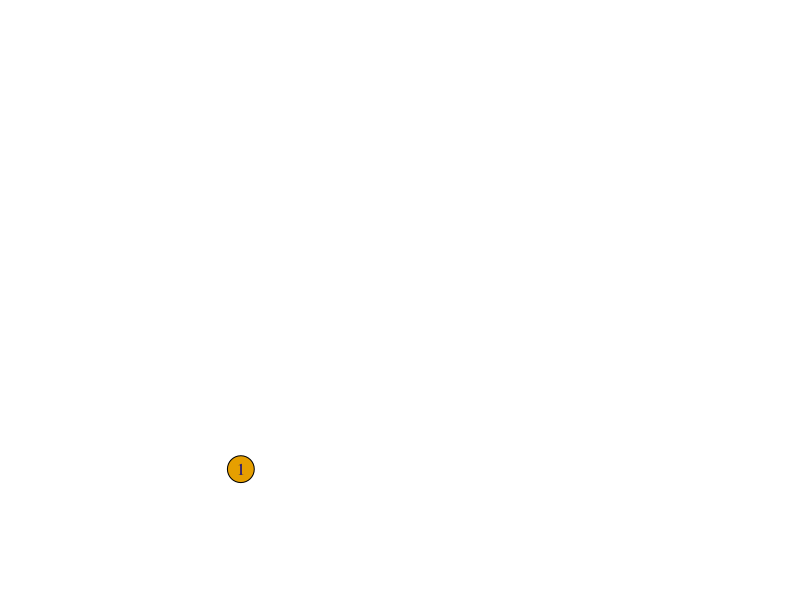
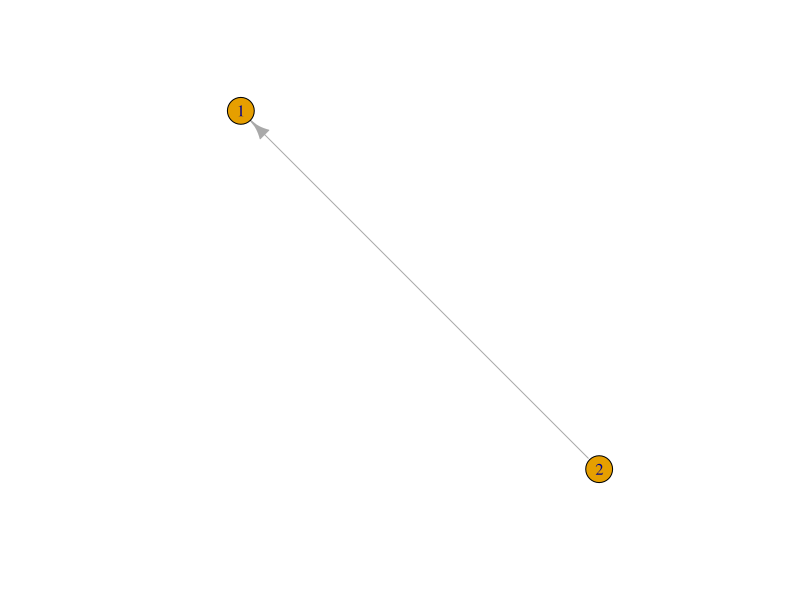
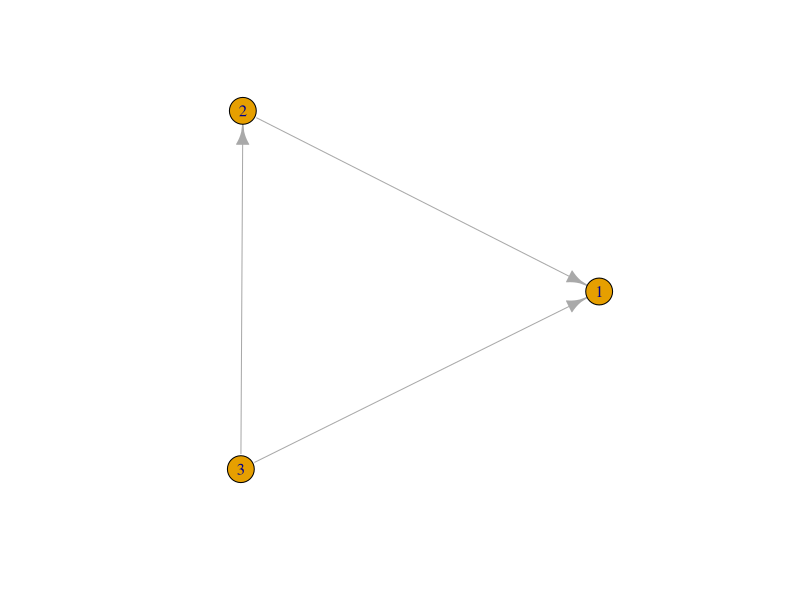
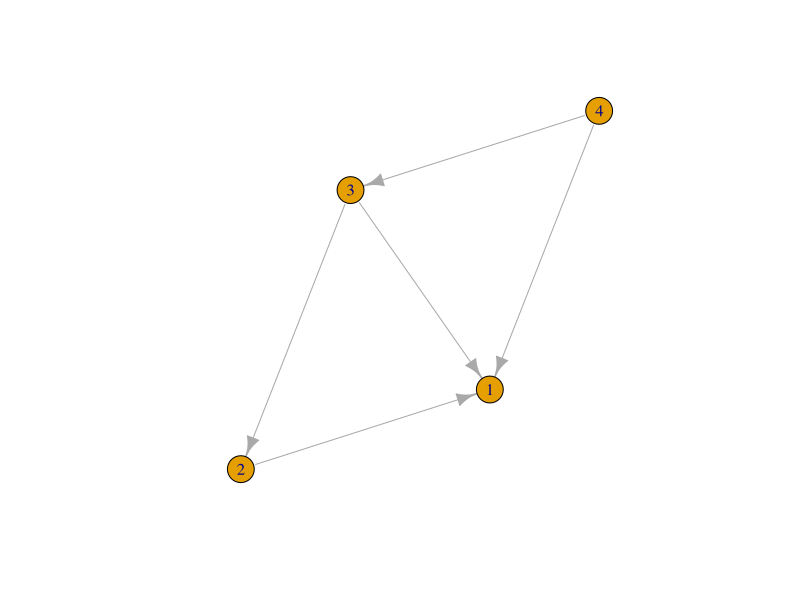
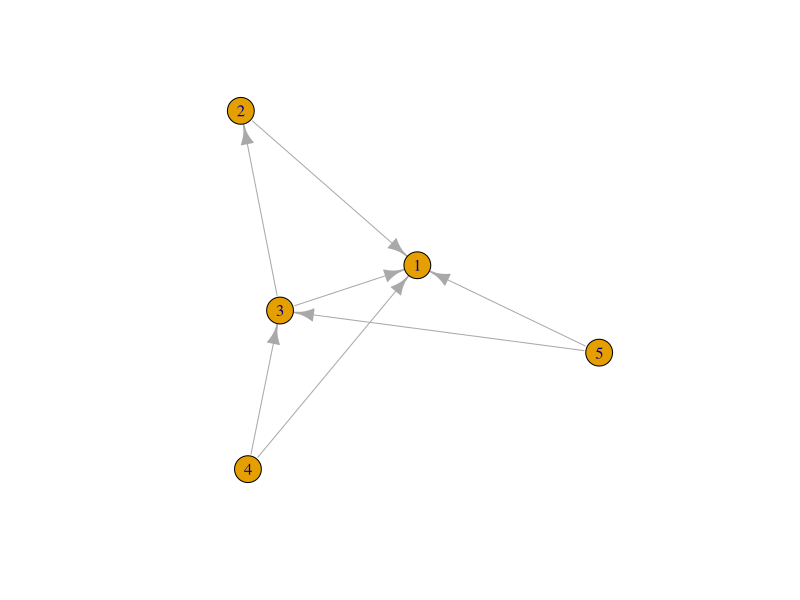
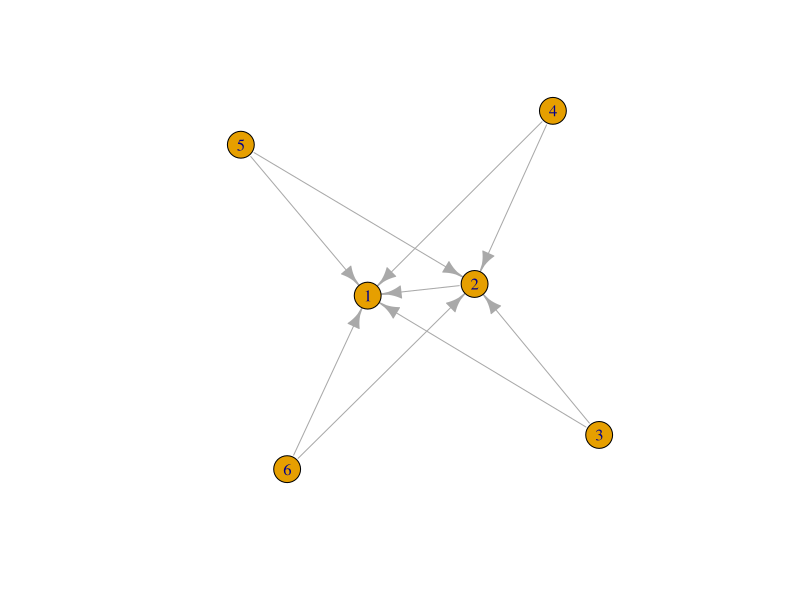
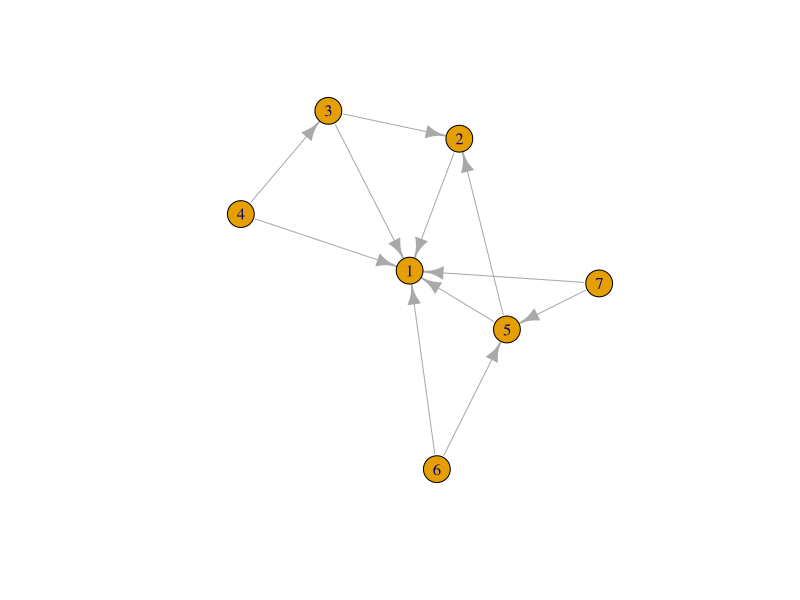
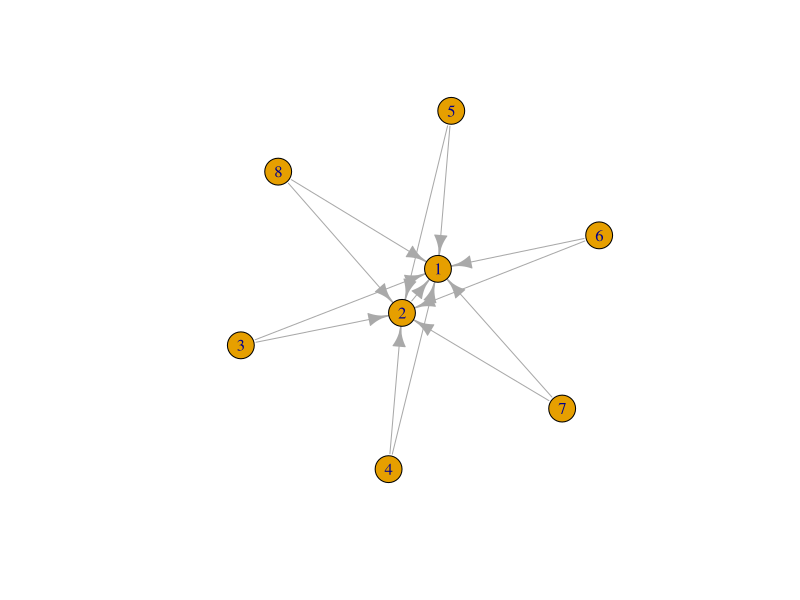

These figures' R source, in order: (Note: this script raises an error after producing the figures.)
library(igraph)
library(tidyverse)



for (i in 1:10) {
  g <- igraph::sample_pa(n = i, power = 2.5, m = 2)
  Sys.sleep(1)
  plot(g)
}






l <- layout.reingold.tilford(g,params=list(root=2))


gridLayout <- function(x)
{
  LmatX <- seq(-1,1,length=ncol(x))
  LmatY <- seq(1,-1,length=nrow(x))
  
  loc <- t(sapply(1:max(x),function(y)which(x==y,arr.ind=T)))
  layout <- cbind(LmatX[loc[,2]],LmatY[loc[,1]])
  return(layout)
}



grid <- matrix(c(
  0,0,1,0,0,
  2,0,3,0,4),nrow=2,byrow=TRUE)

library("igraph")

g <- graph.adjacency(grid)

plot(g)
plot(g,layout=gridLayout(grid))


g   <- igraph::sample_pa(n = 30, power = 2.5, m = 2)
L   <- layout.reingold.tilford(g)
L
i <- 100
for (i in 1:10) {
  g   <- igraph::sample_pa(n = i, power = 2.5, m = 2)
  plot(g,layout=L)
  Sys.sleep(1)
}
